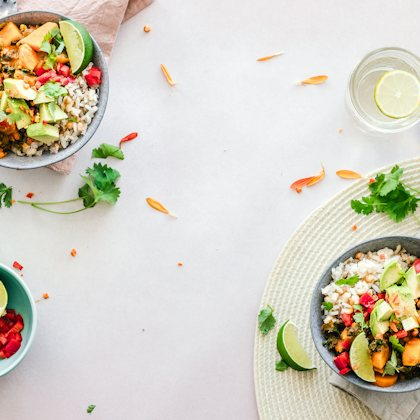
#> input picture _candidates2/01.jpg, 420 x 420 px, found by its file name; its folder holds only this picture in this run
$ python sheet.py
#> lines starting #> are read from the running program, lines starting #| are printed output that depends on the picture
from PIL import Image, ImageDraw, ImageFont
import os, math
files = sorted(f for f in os.listdir('_candidates2') if f.endswith('.jpg'))
font = ImageFont.truetype(r'C:\Windows\Fonts\arialbd.ttf', 34)
cols, rows, cell = 4, 3, 320
per = cols*rows
for s in range(math.ceil(len(files)/per)):
    batch = files[s*per:(s+1)*per]
    sheet = Image.new('RGB', (cols*cell, rows*cell), '#111')
#> sheet: PIL image 1280x960 RGB; every value is 17
    d = ImageDraw.Draw(sheet)
    for k, fn in enumerate(batch):
        im = Image.open('_candidates2/'+fn).convert('RGB')
#> im is the input picture: PIL image 420x420 RGB; mean R, G, B 211.7, 206.8, 193.6
        im.thumbnail((cell, cell))
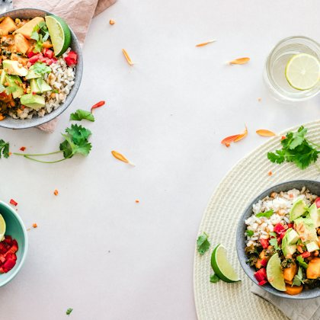
#> im: PIL image 320x320 RGB; mean R, G, B 211.6, 206.8, 193.6
        x = (k%cols)*cell; y=(k//cols)*cell
        sheet.paste(im, (x + (cell-im.width)//2, y + (cell-im.height)//2))
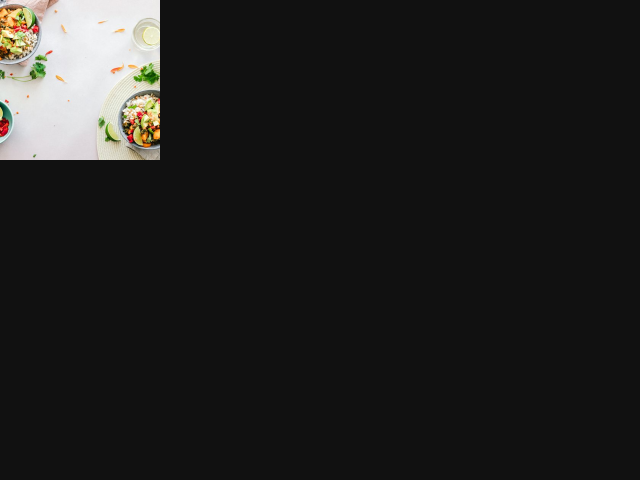
#> sheet: PIL image 1280x960 RGB (shown at 1/2 size); mean R, G, B 33.2, 32.8, 31.7
        d.rectangle([x+6,y+6,x+58,y+48], fill='#000')
        d.text((x+12,y+8), fn[:2], font=font, fill='#fff')
    sheet.save(f'_candidates2/sheet{s+1}.jpg', quality=82)
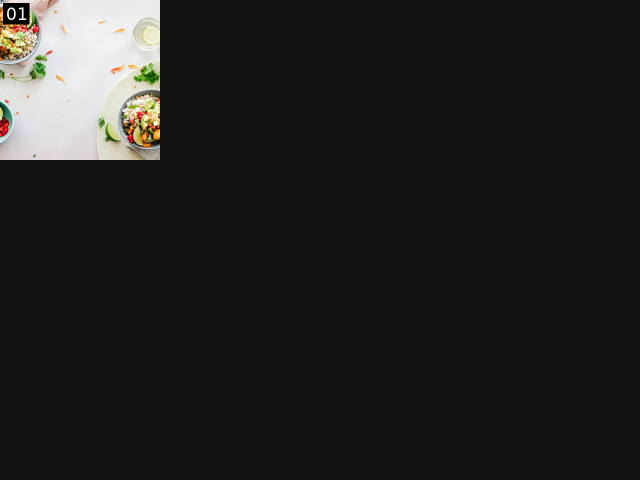
#> saved as sheet1.jpg: PIL image 1280x960 RGB (shown at 1/2 size); mean R, G, B 32.9, 32.6, 31.6
    print('sheet', s+1, len(batch))

$ run again, on _candidates2/05.jpg
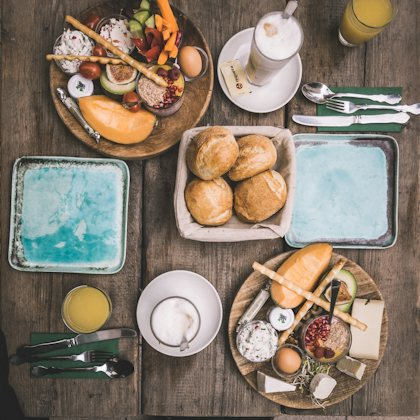
#> input picture _candidates2/05.jpg, 420 x 420 px, found by its file name
#> im is the input picture: PIL image 420x420 RGB; mean R, G, B 135.9, 123.1, 108.9
#> `im.thumbnail((cell, cell))`:
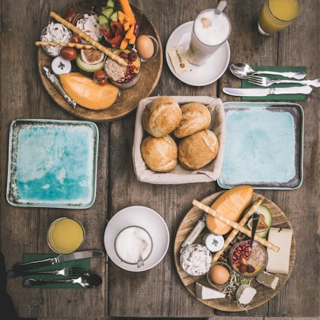
#> im: PIL image 320x320 RGB; mean R, G, B 135.9, 123.1, 108.9
#> `sheet.save(f'_candidates2/sheet{s+1}.jpg', quality=82)`:
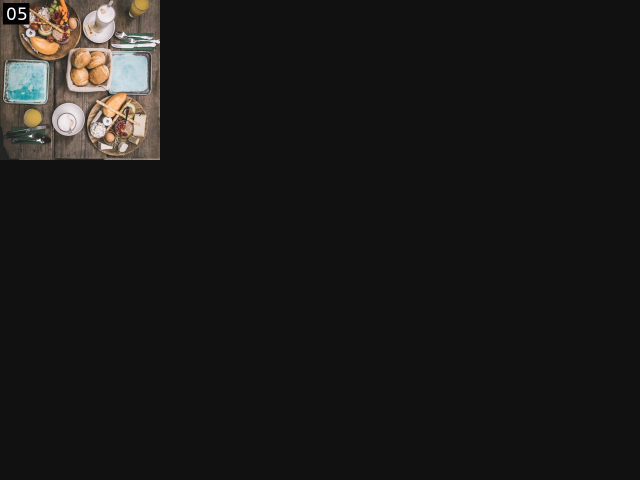
#> saved as sheet1.jpg: PIL image 1280x960 RGB (shown at 1/2 size); mean R, G, B 26.8, 25.7, 24.6

$ run again, on _candidates2/06.jpg
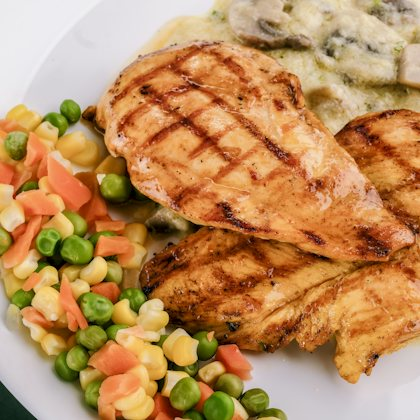
#> input picture _candidates2/06.jpg, 420 x 420 px, found by its file name
#> im is the input picture: PIL image 420x420 RGB; mean R, G, B 187.6, 140.7, 91.7
#> im: PIL image 320x320 RGB
#> `sheet.paste(im, (x + (cell-im.width)//2, y + (cell-im.height)//2))`:
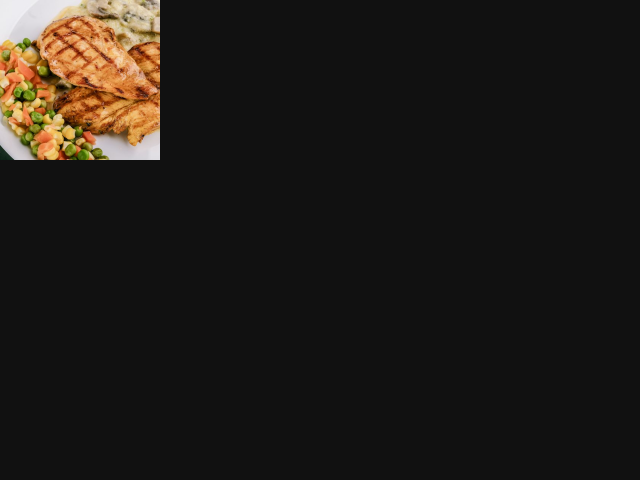
#> sheet: PIL image 1280x960 RGB (shown at 1/2 size); mean R, G, B 31.2, 27.3, 23.2
#> `sheet.save(f'_candidates2/sheet{s+1}.jpg', quality=82)`:
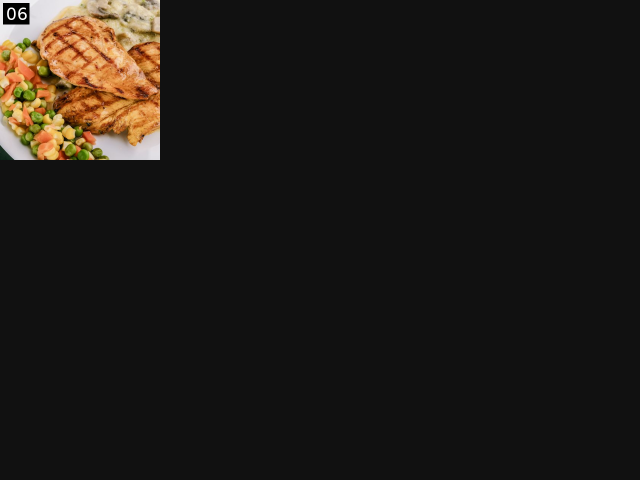
#> saved as sheet1.jpg: PIL image 1280x960 RGB (shown at 1/2 size); mean R, G, B 30.9, 27, 22.9

$ run again, on _candidates2/07.jpg
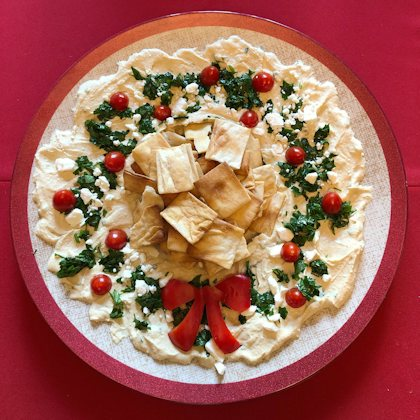
#> input picture _candidates2/07.jpg, 420 x 420 px, found by its file name
#> im is the input picture: PIL image 420x420 RGB; mean R, G, B 163.1, 99.1, 87.4
#> `im.thumbnail((cell, cell))`:
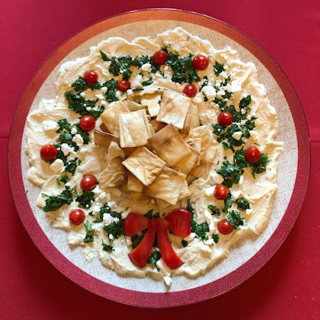
#> im: PIL image 320x320 RGB; mean R, G, B 163.1, 99.1, 87.4
#> `sheet.save(f'_candidates2/sheet{s+1}.jpg', quality=82)`:
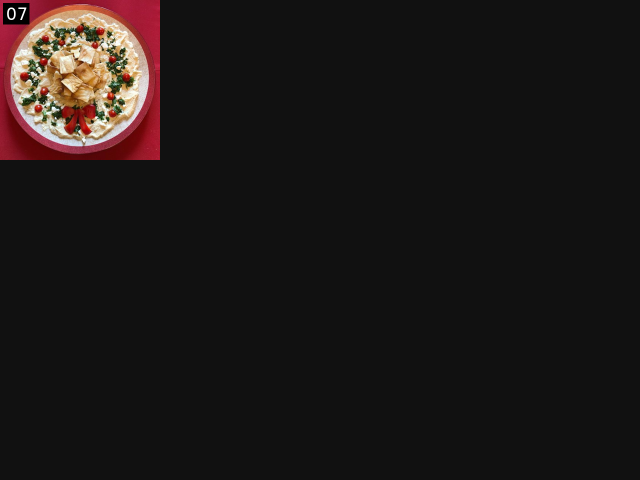
#> saved as sheet1.jpg: PIL image 1280x960 RGB (shown at 1/2 size); mean R, G, B 28.9, 23.8, 22.8

$ run again, on _candidates2/02.jpg
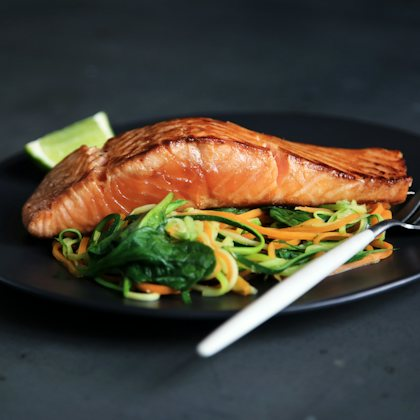
#> input picture _candidates2/02.jpg, 420 x 420 px, found by its file name
#> im is the input picture: PIL image 420x420 RGB; mean R, G, B 74.6, 68.5, 55.6
#> im: PIL image 320x320 RGB
#> `sheet.paste(im, (x + (cell-im.width)//2, y + (cell-im.height)//2))`:
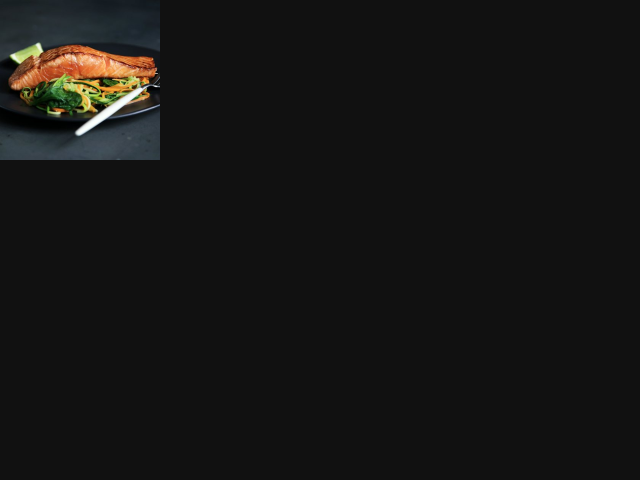
#> sheet: PIL image 1280x960 RGB (shown at 1/2 size); mean R, G, B 21.8, 21.3, 20.2
